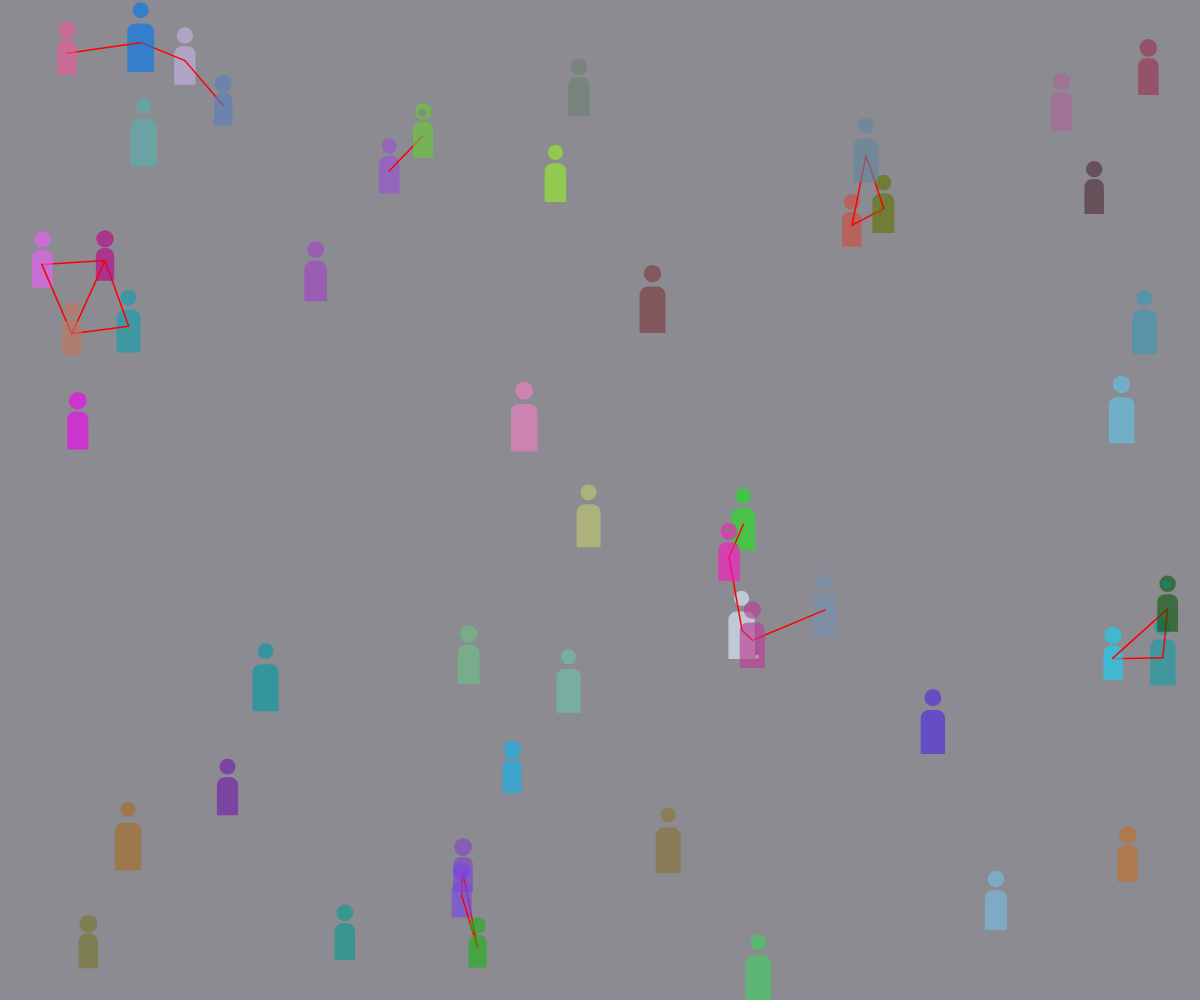
Frame 1 (no input)
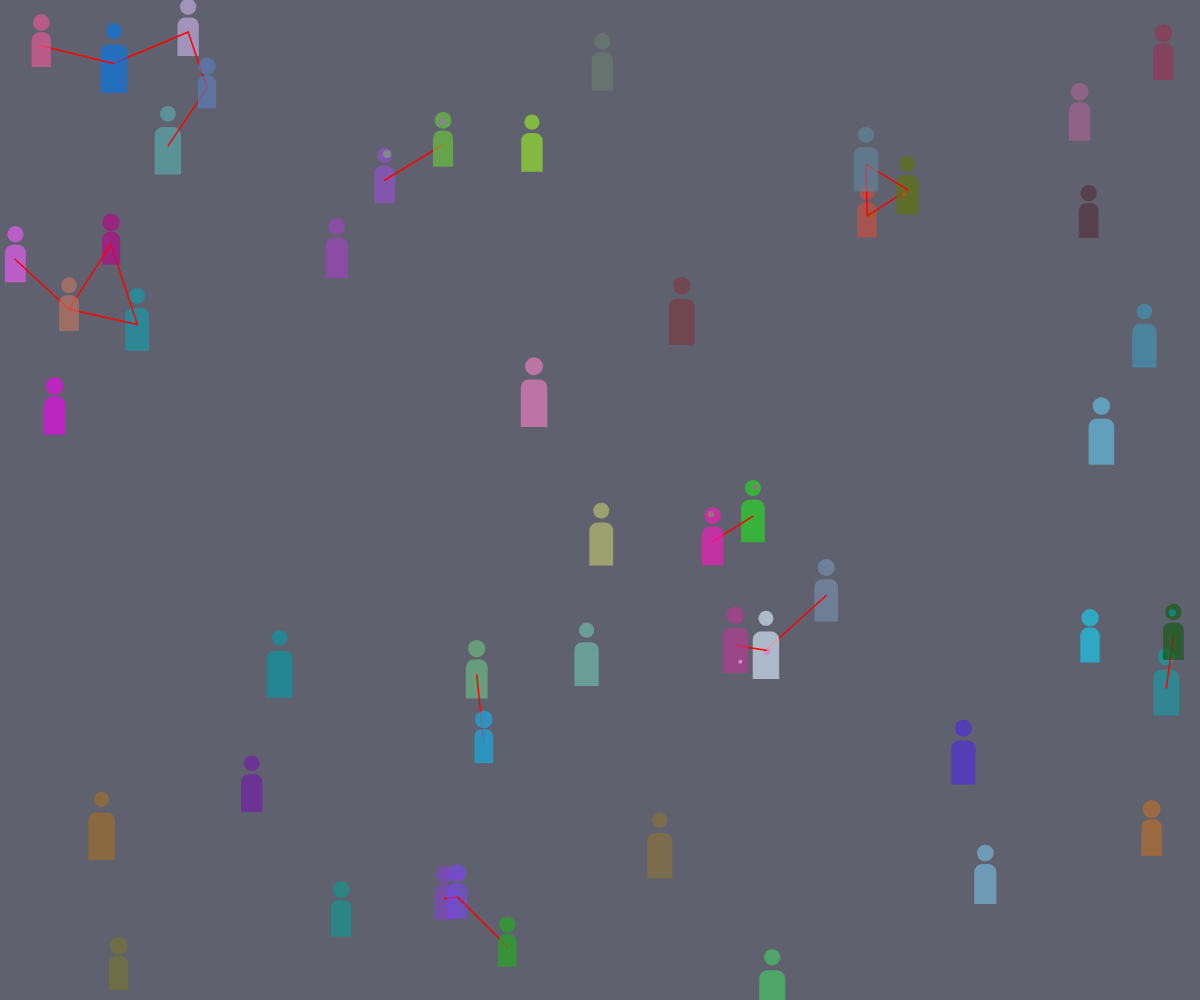
Frame 60 (no input)
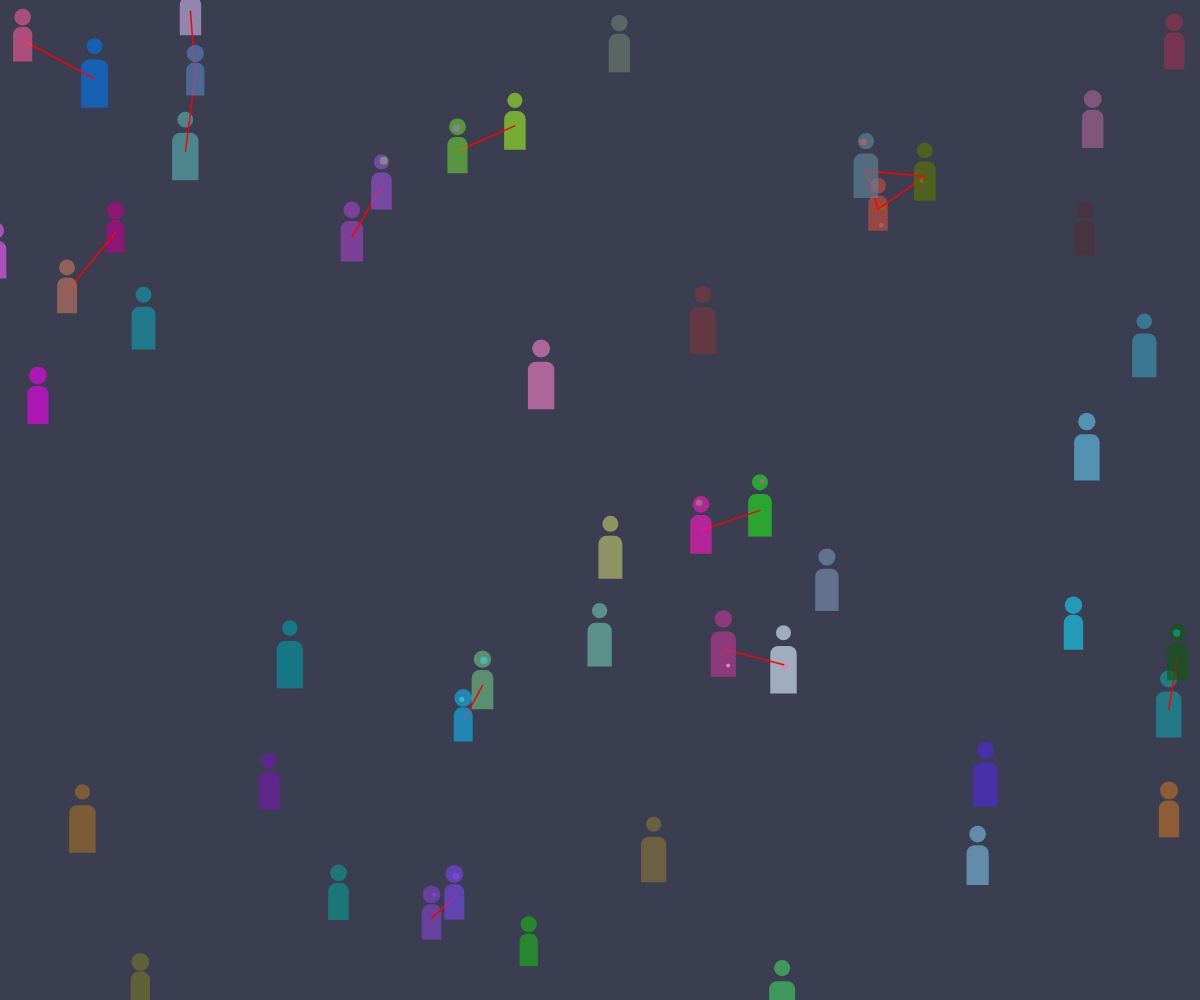
Frame 120 (the mouse pressed at the canvas centre since frame 60)

The p5.js sketch that drew these frames (run headless with seeded random() and noise() and a simulated clock; from frame 60 on, the mouse is pressed at the canvas centre):

// p5.js sketch
// ── sketch.js
let figures = [];
let rec_size = 25;
let cir_size = 17;
let encounters = [];

function setup() {
  createCanvas(windowWidth, windowHeight);
  rectMode(CENTER);

  for (let i = 0; i < 50; i++) {
    figures.push(new Figure());
  }
}

class Figure {
  constructor() {
    this.position = createVector(
      random(rec_size / 2, width - rec_size / 2),
      random(cir_size / 2, height - rec_size * 2.3)
    );
    this.velocity = createVector(random(-1, 1), random(-1, 1));
    this.collided = false;
    this.col = [random(0, 255), random(0, 255), random(0, 255), 160];
    this.size = random(18, 27);
    this.head = random(15, 18);
    this.marks = [];
  }

  colorChange() {
    this.col = [random(0, 255), random(0, 255), random(0, 255), 180];
    this.marks = [];
  }

  show() {
    noStroke();
    fill(this.col[0], this.col[1], this.col[2], this.col[3]);
    circle(this.position.x, this.position.y, this.head);
    rect(
      this.position.x,
      this.position.y + this.size * 1.4,
      this.size,
      this.size * 1.8,
      8,
      8,
      0,
      0
    );
    for (let k = 0; k < this.marks.length; k++) {
      fill(
        red(this.marks[k].col),
        green(this.marks[k].col),
        blue(this.marks[k].col)
      );
      if (this.marks[k].part === "head") {
        circle(
          this.position.x + this.marks[k].x,
          this.position.y + this.marks[k].y,
          this.marks[k].size
        );
      } else {
        circle(
          this.position.x + this.marks[k].x,
          this.position.y + this.size * 1.4 + this.marks[k].y,
          this.marks[k].size
        );
      }
    }
  }

    move(speed) {
  this.position.add(p5.Vector.mult(this.velocity, speed));
    if (this.position.x < 0 - rec_size / 2) {
      this.position.x = width;
      this.colorChange();
    }
    if (this.position.x > width + rec_size / 2) {
      this.position.x = 0;
      this.colorChange();
    }
    if (this.position.y > height + cir_size / 2) {
      this.position.y = 0;
      this.colorChange();
    }

    if (this.position.y < 0 - rec_size * 2.3) {
      this.position.y = height;
      this.colorChange();
    }
  }
}

function draw() {
  let dayColor = color(247, 243, 233);
  let nightColor = color(32, 36, 59);

  let t = (sin(frameCount * 0.007) + 1) / 2;

  let skyColor = lerpColor(dayColor, nightColor, t);

  background(skyColor);

  let speed = lerp(1, 0.2, t)

  for (let i = 0; i < 50; i++) {
    figures[i].show();
    figures[i].move(speed);
    for (let j = i + 1; j < 50; j++) {
      let d = figures[i].position.dist(figures[j].position);
      if (d < 80) {
        strokeWeight(1.5);
        stroke(255, 0, 0);
        line(
          figures[i].position.x,
          figures[i].position.y + figures[i].size * 1.2,
          figures[j].position.x,
          figures[j].position.y + figures[j].size * 1.2
        );
      }

      let alreadyMet = encounters.some(
        (pair) => pair[0] === i && pair[1] === j
      );
      if (d < 50 && !alreadyMet) {
        let colorA = color(
          figures[i].col[0],
          figures[i].col[1],
          figures[i].col[2],
          figures[i].col[3]
        );
        let colorB = color(
          figures[j].col[0],
          figures[j].col[1],
          figures[j].col[2],
          figures[j].col[3]
        );
        let mixedColor = lerpColor(colorA, colorB, random(0.3, 0.7));
        encounters.push([i, j]);
        let partA = random(["head", "body"]);
        figures[i].marks.push({
          part: partA,
          col: mixedColor,
          x:
            partA === "head"
              ? random(-figures[i].head * 0.15, figures[i].head * 0.15)
              : random(-figures[i].size * 0.35, figures[i].size * 0.35),
          y:
            partA === "head"
              ? random(-figures[i].head * 0.15, figures[i].head * 0.15)
              : random(
                  -(figures[i].size * 1.8) * 0.35,
                  figures[i].size * 1.8 * 0.35
                ),
          size: random(4, 8),
        });
        let partB = random(["head", "body"]);
        figures[j].marks.push({
          part: partB,
          col: mixedColor,
          x:
            partB === "head"
              ? random(-figures[j].head * 0.15, figures[j].head * 0.15)
              : random(-figures[j].size * 0.35, figures[j].size * 0.35),
          y:
            partB === "head"
              ? random(-figures[j].head * 0.15, figures[j].head * 0.15)
              : random(
                  -(figures[j].size * 1.8) * 0.35,
                  figures[j].size * 1.8 * 0.35
                ),
          size: random(4, 8),
        });
      }

      if (d > 65) {
        encounters = encounters.filter(
          (pair) => !(pair[0] === i && pair[1] === j)
        );
      }
    }
  }
}


function windowResized() {
  resizeCanvas(windowWidth, windowHeight);
}
